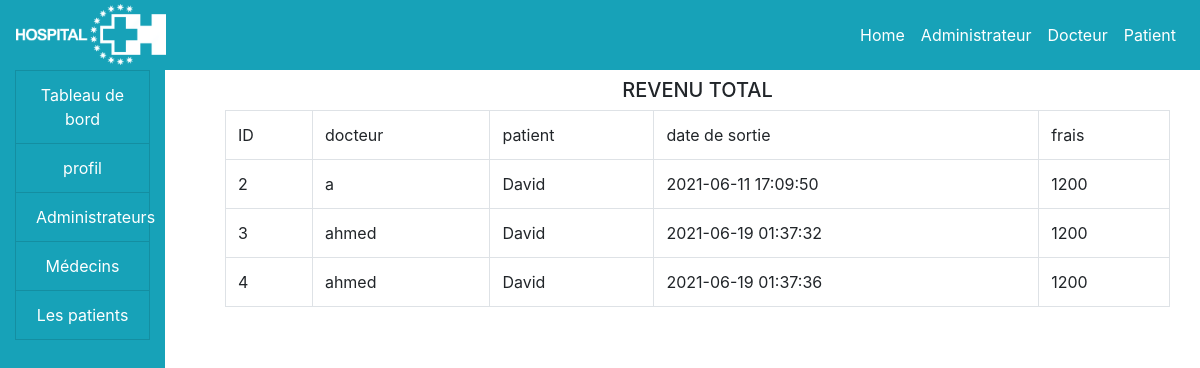
Screenshot of /hospital/admin/income.php with the database file from the repository.
### tables this page shows
CREATE TABLE `income` (
  `id` int(11) NOT NULL,
  `patient` varchar(100) NOT NULL,
  `doctor` varchar(100) NOT NULL,
  `date_discharge` varchar(100) NOT NULL,
  `amount` varchar(100) NOT NULL,
  `description` varchar(100) NOT NULL
);

### hospital/admin/income.php (the view, shortened to what this page needs)
<!DOCTYPE html>
<html>
<head>
</head>
<body>
	<?php
		include("../include/header.php");
		include("../include/connection.php");
	 ?>
	 <div class="container-fluid">
	 	<div class="col-md-12">
	 		<div class="row">
	 			<div class="col-md-2">
	 				<?php
	 					include("side_nav.php");
	 				 ?>
	 			</div>
	 			<div class="col-md-10">
	 				<h5 class="text-center my-2">REVENU TOTAL</h5>
	 					<?php
	 					$result = $dbh->query("SELECT * FROM income");
	 					$output ="";
						$output .="
							<table class ='table table-bordered'>
							<tr>
								<td>ID</td>
								<td>docteur</td>
								<td>patient</td>
								<td>date de sortie</td>
								<td>frais</td>
							</tr>
							";
							while ($row = $result->fetch()) {
								$output.="
									<tr>
										<td>".$row['id']."</td>
										<td>".$row['doctor']."</td>
										<td>".$row['patient']."</td>
										<td>".$row['date_discharge']."</td>
										<td>".$row['amount']."</td>
								";
							}
							$output .="
								</tr>
								</table>
							";
							echo $output;
	 				 ?>
	 			</div>
	 		</div>
	 	</div>
	 </div>
</body>
</html>

### hospital/include/header.php (shortened to what this page needs)
<!DOCTYPE html>
<html>
<head>
	<link rel="stylesheet" type="text/css" href="https://cdn.jsdelivr.net/npm/bootstrap@4.6.0/dist/css/bootstrap.min.css">
	<link rel="stylesheet" type="text/css" href="https://cdn.jsdelivr.net/npm/@fortawesome/fontawesome-free@5.15.3/css/fontawesome.min.css">
	<link rel="stylesheet" type="text/css" href="https://cdnjs.cloudflare.com/ajax/libs/font-awesome/5.15.3/css/all.min.css">
</head>
<body>
	<nav class="navbar navbar-expand-lg navbar-info bg-info" style="height: 70px;">
		<h2 class="navbar-brand text-white" id="head_c"><a href="/hospital/index.php"><img src="/hospital/img/logo1.png" style="margin-top:7px;width: 150px"></a></h2>
		<ul class="navbar-nav">
			<?php
				if (isset($_SESSION['admin'])) {
					$user = $_SESSION['admin'];
					echo '
						<li class="nav-item"><a href="/hospital/admin/profile.php" class="nav-link text-white">'.$user.'</a></li>
						<li class="nav-item"><a href="logout.php" class="nav-link text-white">Se déconnecter</a></li>
						';
				}else if (isset($_SESSION['patient'])) {
					$user = $_SESSION['patient'];
					echo '
						<li class="nav-item"><a href="/hospital/patient/profile.php" class="nav-link text-white">'.$user.'</a></li>
						<li class="nav-item"><a href="logout.php" class="nav-link text-white">Se déconnecter</a></li>
						';
				} else if(isset($_SESSION['doctor'])){
					$user = $_SESSION['doctor'];
					echo '
						<li class="nav-item"><a href="/hospital/doctor/profile.php" class="nav-link text-white">'.$user.'</a></li>
						<li class="nav-item"><a href="logout.php" class="nav-link text-white">Se déconnecter</a></li>
						';
				}else{
					echo '
					<li class="nav-item"><a href="/hospital/index.php" class="nav-link text-white">Home</a></li>
					<li class="nav-item"><a href="/hospital/admin_login.php" class="nav-link text-white">Administrateur</a></li>
					<li class="nav-item"><a href="/hospital/doctor_login.php" class="nav-link text-white">Docteur</a></li>
					<li class="nav-item"><a href="/hospital/patient_login.php" class="nav-link text-white">Patient</a></li>';
				}
			 ?>
		</ul>
	</nav>
</body>
</html>

### hospital/admin/side_nav.php
<div class="bg-info col-md-12 my-0" style="height: 100vh;margin: -30px;">
	<a href="index.php" class="list-group-item list-group-item-action bg-info text-center text-white">Tableau de bord</a>
	<a href="profile.php" class="list-group-item list-group-item-action bg-info text-center text-white">profil</a>
	<a href="admin.php" class="list-group-item list-group-item-action bg-info text-center text-white">Administrateurs</a>
	<a href="doctor.php" class="list-group-item list-group-item-action bg-info text-center text-white">Médecins</a>
	<a href="patient.php" class="list-group-item list-group-item-action bg-info text-center text-white">Les patients</a>
</div>

### rows the page displays
income: id "2", doctor "a", patient "David", date_discharge "2021-06-11 17:09:50", amount "1200"
income: id "3", doctor "ahmed", patient "David", date_discharge "2021-06-19 01:37:32", amount "1200"
income: id "4", doctor "ahmed", patient "David", date_discharge "2021-06-19 01:37:36", amount "1200"
